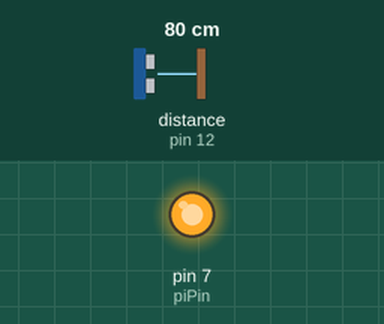
The sketch below on a simulated Arduino Uno, built with avr-gcc and run on an emulated ATmega328P. Parts: output pins drawn as LEDs (lit = HIGH). Wiring (inferred from the names in the program): ultrasonic range finder: trigger pin 13; echo pin 12. The inputs (shaded band) are chosen by the test bench; at power-on: distance to the obstacle (sensor on pin 12) 80 cm. The echo pulse lasts 58.3 µs per cm; pins used as bus, display or sensor lines are not drawn; what the sketch prints to the serial monitor is not drawn.

Above: at 1.3 s.
1.4 s: distance to the obstacle (sensor on pin 12) set to 98 cm
2.9 s: distance to the obstacle (sensor on pin 12) set to 106 cm
Timing chart, 0 to 5.9 s (numbered marks = the images above; inputs shaded):
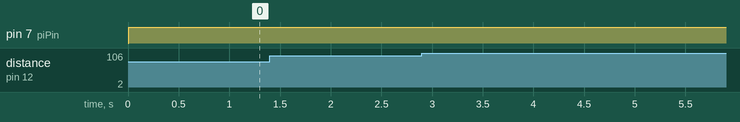

The sketch:

sensor.ino
```cpp
#define trigPin 13
#define echoPin 12
#define piPin 7

void setup() {
  Serial.begin (9600);
  pinMode(trigPin, OUTPUT);
  pinMode(echoPin, INPUT);
  pinMode(piPin,OUTPUT);
}

void loop() {
  int duration, distance;
  digitalWrite(trigPin, HIGH);
  delayMicroseconds(1000);
  digitalWrite(trigPin, LOW);
  duration = pulseIn(echoPin, HIGH);
  distance = (duration/2) / 29.1;
  if (distance >= 200 || distance <= 0){
    Serial.println("Out of range");
  }
  else {
    Serial.print(distance);
    Serial.println(" cm");
    if(distance < 100){
      digitalWrite(piPin,HIGH);
      Serial.println("sending intruder alert");
    }
  }
  delay(500);
}
```

Measured:
- after the input at 1.4 s, every drawn part: stays the same
- after the input at 2.9 s, every drawn part: stays the same
